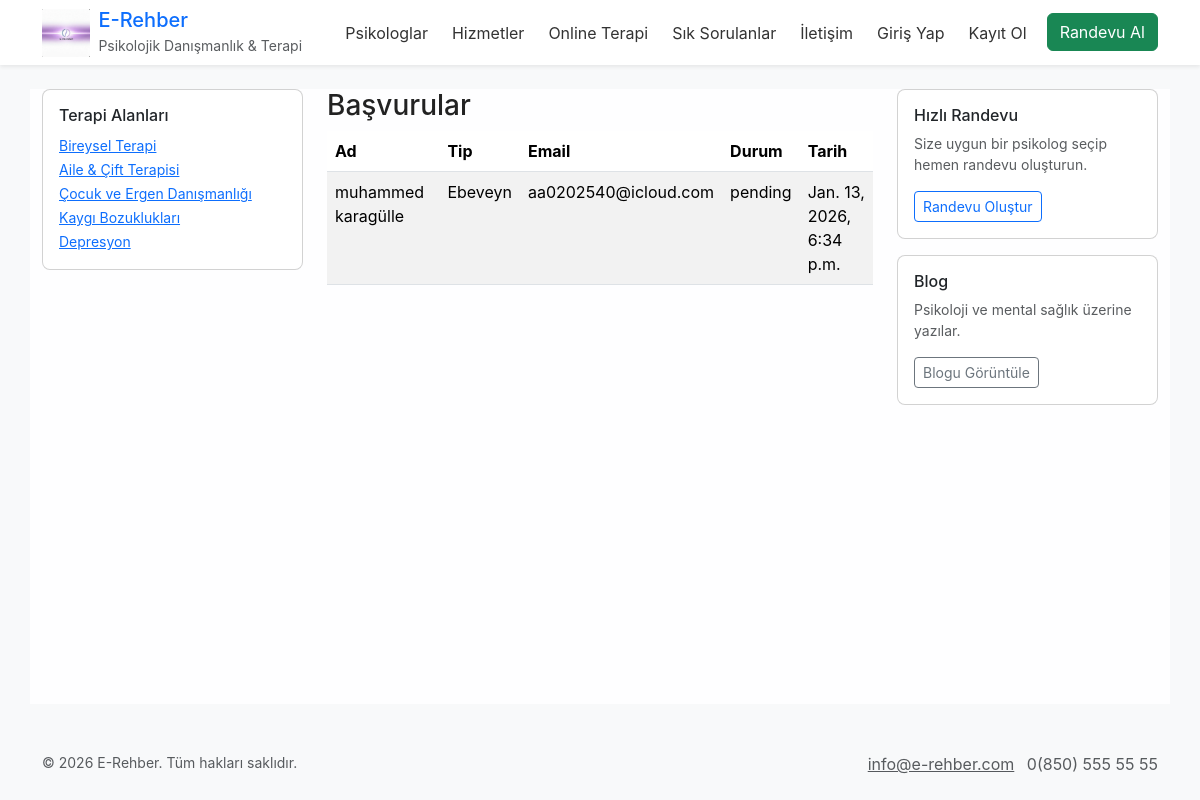
The app's page /online-terapi/admin-panel/ with its own data.
### onlineTerapi/models.py (models this page shows, shortened)
class TherapyForm(models.Model):
    FORM_TYPE_CHOICES = [
        ('child', 'Çocuk'),
        ('parent', 'Ebeveyn'),
    ]
    form_type = models.CharField(max_length=10, choices=FORM_TYPE_CHOICES)
    name = models.CharField(max_length=100, verbose_name="Ad Soyad")
    age = models.IntegerField(verbose_name="Yaş")
    email = models.EmailField(verbose_name="E-mail")
    phone = models.CharField(max_length=20, verbose_name="Telefon")
    question1 = models.IntegerField(choices=[(i, str(i)) for i in range(1, 6)], default=1, verbose_name="Soru 1")
    question2 = models.IntegerField(choices=[(i, str(i)) for i in range(1, 6)], default=1, verbose_name="Soru 2")
    question3 = models.IntegerField(choices=[(i, str(i)) for i in range(1, 6)], default=1, verbose_name="Soru 3")
    question4 = models.IntegerField(choices=[(i, str(i)) for i in range(1, 6)], default=1, verbose_name="Soru 4")
    question5 = models.IntegerField(choices=[(i, str(i)) for i in range(1, 6)], default=1, verbose_name="Soru 5")
    question6 = models.IntegerField(choices=[(i, str(i)) for i in range(1, 6)], default=1, verbose_name="Soru 6")
    question7 = models.IntegerField(choices=[(i, str(i)) for i in range(1, 6)], default=1, verbose_name="Soru 7")
    question8 = models.IntegerField(choices=[(i, str(i)) for i in range(1, 6)], default=1, verbose_name="Soru 8")
    question9 = models.IntegerField(choices=[(i, str(i)) for i in range(1, 6)], default=1, verbose_name="Soru 9")
    question10 = models.IntegerField(choices=[(i, str(i)) for i in range(1, 6)], default=1, verbose_name="Soru 10")
    question11 = models.IntegerField(choices=[(i, str(i)) for i in range(1, 6)], default=1, verbose_name="Soru 11")
    question12 = models.IntegerField(choices=[(i, str(i)) for i in range(1, 6)], default=1, verbose_name="Soru 12")
    question13 = models.IntegerField(choices=[(i, str(i)) for i in range(1, 6)], default=1, verbose_name="Soru 13")
    question14 = models.IntegerField(choices=[(i, str(i)) for i in range(1, 6)], default=1, verbose_name="Soru 14")
    question15 = models.IntegerField(choices=[(i, str(i)) for i in range(1, 6)], default=1, verbose_name="Soru 15")
    notes = models.TextField(blank=True, verbose_name="Ek Notlar")
    created_at = models.DateTimeField(auto_now_add=True)
    status = models.CharField(max_length=20, choices=[('pending', 'Beklemede'), ('reviewed', 'İncelendi'), ('completed', 'Tamamlandı')], default='pending')
    class Meta:
        verbose_name = "Terapi Formu"
        verbose_name_plural = "Terapi Formları"
        ordering = ['-created_at']

### onlineTerapi/views.py (the view)
# urls.py: path('admin-panel/', views.admin_panel, name='admin_panel'),
def admin_panel(request):
    forms = TherapyForm.objects.all()
    return render(request, 'online_therapy/admin_panel.html', {'forms': forms})

### onlineTerapi/templates/online_therapy/admin_panel.html
{% extends "Base.html" %}
{% block content %}
<h3>Başvurular</h3>
<table class="table table-striped">
  <thead>
    <tr><th>Ad</th><th>Tip</th><th>Email</th><th>Durum</th><th>Tarih</th></tr>
  </thead>
  <tbody>
    {% for f in forms %}
    <tr>
      <td>{{ f.name }}</td>
      <td>{{ f.get_form_type_display }}</td>
      <td>{{ f.email }}</td>
      <td>{{ f.status }}</td>
      <td>{{ f.created_at }}</td>
    </tr>
    {% empty %}
    <tr><td colspan="5">Başvuru yok.</td></tr>
    {% endfor %}
  </tbody>
</table>
{% endblock %}

### Psyora/static/css/Base.css (style rules this page uses)
body { background-color: #f8f9fa; color: #222; font-family: Inter, system-ui, -apple-system, "Segoe UI", Roboto, "Helvetica Neue", Arial; position: relative; }

### records on screen
TherapyForm: name "muhammed karagülle", form_type "Ebeveyn", email "aa0202540@icloud.com", status "pending", created_at "Jan. 13, 2026, 6:34 p.m."
